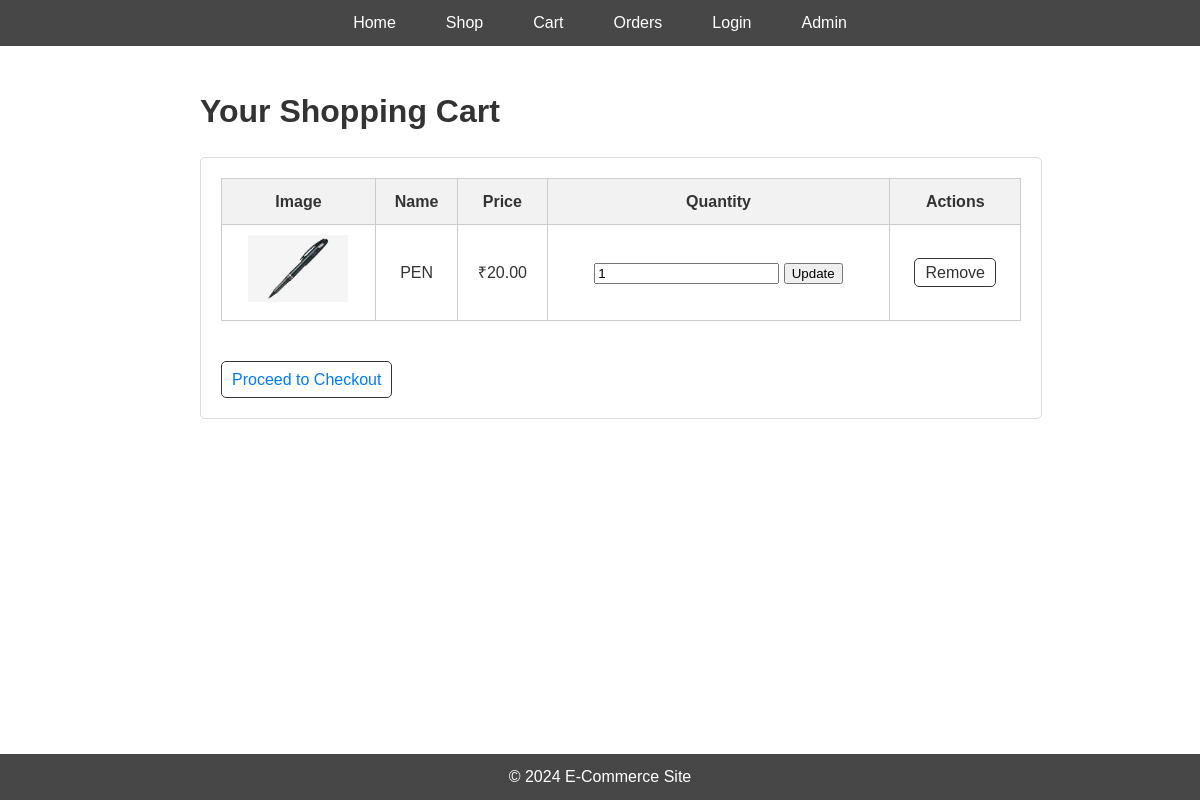
Screenshot of /cart.php (signed in) with the database file from the repository.
### tables this page shows
CREATE TABLE `cart` (
  `id` int(11) NOT NULL,
  `user_id` int(11) DEFAULT NULL,
  `product_id` int(11) DEFAULT NULL,
  `quantity` int(11) DEFAULT NULL
);

CREATE TABLE `products` (
  `id` int(11) NOT NULL,
  `name` varchar(255) NOT NULL,
  `description` text DEFAULT NULL,
  `price` decimal(10,2) NOT NULL,
  `image` varchar(255) DEFAULT NULL
);

### cart.php (the view, shortened to what this page needs)
<?php
include 'header.php';
include 'db.php';
$user_id = $_SESSION['user_id'];
$result = $conn->query("SELECT cart.*, products.name, products.price, products.image FROM cart JOIN products ON cart.product_id = products.id WHERE cart.user_id = $user_id");
?>
<h1>Your Shopping Cart</h1>
<div class="cart-container">
    <?php
    if ($result->num_rows > 0) {
        echo "<table class='cart-table'>";
        echo "<thead>
                <tr>
                    <th>Image</th>
                    <th>Name</th>
                    <th>Price</th>
                    <th>Quantity</th>
                    <th>Actions</th>
                </tr>
              </thead>
              <tbody>";
        while ($row = $result->fetch_assoc()) {
            echo "<tr>";
            echo "<td>";
            if (!empty($row['image'])) {
                echo "<img src='uploads/" . htmlspecialchars($row['image']) . "' alt='" . htmlspecialchars($row['name']) . "' class='product-image'>";
            }
            echo "</td>";
            echo "<td>" . htmlspecialchars($row['name']) . "</td>";
            echo "<td>₹" . htmlspecialchars($row['price']) . "</td>";
            echo "<td>
                    <form action='cart.php' method='POST'>
                        <input type='hidden' name='cart_id' value='" . htmlspecialchars($row['id']) . "'>
                        <input type='number' name='quantity' value='" . htmlspecialchars($row['quantity']) . "' min='1'>
                        <button type='submit'>Update</button>
                    </form>
                  </td>";
            echo "<td><a href='cart.php?remove_id=" . htmlspecialchars($row['id']) . "' class='remove'>Remove</a></td>";
            echo "</tr>";
        }
        echo "</tbody></table>";
        echo "<a href='checkout.php' class='checkout'>Proceed to Checkout</a>";
    } else {
        echo "<p>Your cart is empty.</p>";
    }
    ?>
</div>
<?php
include 'footer.php';
?>
<!DOCTYPE html>
<html lang="en">
<head>
</head>
<body>
</body>
</html>

### styles.css (style rules this page uses)
body, h1, h2, h3, p, ul { margin: 0; padding: 0; font-family: Arial, sans-serif; }
body { line-height: 1.6; background-image: url('images.jpg'); background-size: cover; background-repeat: no-repeat; background-attachment: fixed; color: #333; }
main h1, main h2 { margin-bottom: 20px; }
main div { margin-bottom: 20px; padding: 15px; border: 1px solid #ddd; border-radius: 5px; background-color: rgba(255, 255, 255, 0.9); }
main a { color: #333; text-decoration: none; padding: 5px 10px; border: 1px solid #333; border-radius: 5px; transition: background 0.3s, color 0.3s; }

### cart.php (style rules this page uses)
.cart-container { width: 100%; margin: 0 auto; padding: 20px; }
.cart-table { width: 100%; border-collapse: collapse; margin-bottom: 20px; }
.cart-table th, .cart-table td { border: 1px solid #ccc; padding: 10px; text-align: center; }
.cart-table th { background-color: #f2f2f2; }
.cart-table .product-image { max-width: 100px; height: auto; }
.checkout { color: #007BFF; text-decoration: none; margin-top: 20px; display: inline-block; }
body { line-height: 1.6; background-image: url('download.jpg'); background-size: cover; background-repeat: no-repeat; background-attachment: fixed; color: #333; }

### rows the page displays
cart: product.image (picture), product.name "PEN", product.price "20.00", quantity "1"
